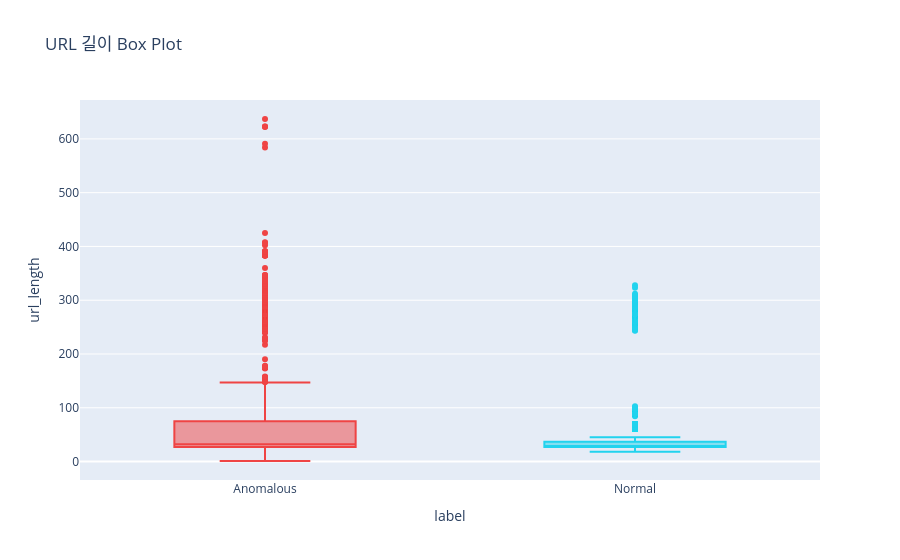

This figure's notebook cell:
### Code cell
# %% [4] URL 길이 Box Plot
fig = px.box(
    df,
    x="label", y="url_length",
    color="label",
    title="URL 길이 Box Plot",
    color_discrete_map={"Normal": "#22d3ee", "Anomalous": "#ef4444"},
)
fig.update_layout(showlegend=False)
fig.show()

### Figure 1 — Plotly figure (JSON) as saved in the notebook; plotly's stock layout.template omitted (floating-point values rounded to 4 significant figures; data arrays with more than 128 entries replaced by an {"elided": "..."} marker saying what was removed)
{"data": [{"alignmentgroup": "True", "hovertemplate": "label=%{x}<br>url_length=%{y}<extra></extra>", "legendgroup": "Anomalous", "marker": {"color": "#ef4444"}, "name": "Anomalous", "notched": false, "offsetgroup": "Anomalous", "orientation": "v", "showlegend": true, "type": "box", "x": {"elided": "4105 str values"}, "x0": " ", "xaxis": "x", "y": {"elided": "4105 int values"}, "y0": " ", "yaxis": "y"}, {"alignmentgroup": "True", "hovertemplate": "label=%{x}<br>url_length=%{y}<extra></extra>", "legendgroup": "Normal", "marker": {"color": "#22d3ee"}, "name": "Normal", "notched": false, "offsetgroup": "Normal", "orientation": "v", "showlegend": true, "type": "box", "x": {"elided": "5895 str values"}, "x0": " ", "xaxis": "x", "y": {"elided": "5895 int values"}, "y0": " ", "yaxis": "y"}], "layout": {"boxmode": "overlay", "legend": {"title": {"text": "label"}, "tracegroupgap": 0}, "showlegend": false, "title": {"text": "URL 길이 Box Plot"}, "xaxis": {"anchor": "y", "categoryarray": ["Anomalous", "Normal"], "categoryorder": "array", "domain": [0, 1], "title": {"text": "label"}}, "yaxis": {"anchor": "x", "domain": [0, 1], "title": {"text": "url_length"}}}}
